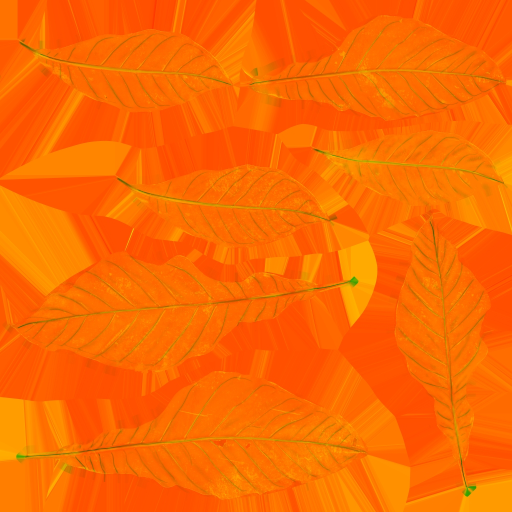
#> input picture assets/tex/anthurium_botany_01_arm_1k.jpg, 1024 x 1024 px (shown at 1/2 size); its folder holds only this picture in this run
$ python make_mobile.py
#> lines starting #> are read from the running program, lines starting #| are printed output that depends on the picture
"""Make the lighter image set for phones under web/assets/m."""
import glob, os
from PIL import Image
ROOT = os.path.abspath(os.path.join(os.path.dirname(__file__), '..')); A = f'{ROOT}/web/assets'
def fit(src, dst, lim, q=80):
#> called with lim = 512, q = 80
    os.makedirs(os.path.dirname(dst), exist_ok=True); im = Image.open(src).convert('RGB'); s = lim / max(im.size)
#> in fit, im is the input picture: PIL image 1024x1024 RGB; mean R, G, B 251.3, 105.6, 0.9
#> after `s = lim / max(im.size)`: s = 0.5
    if s < 1: im = im.resize((round(im.width * s), round(im.height * s)), Image.LANCZOS)
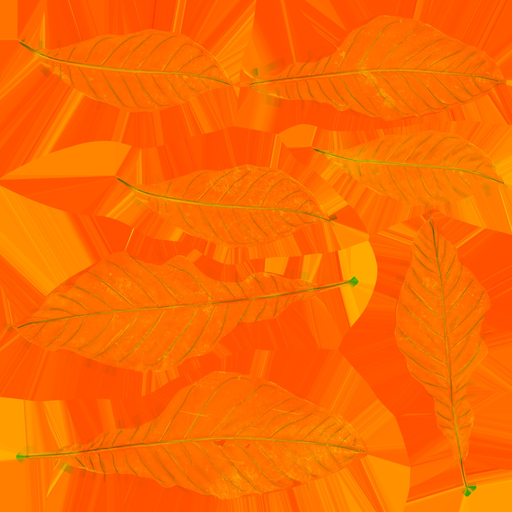
#> im: PIL image 512x512 RGB; mean R, G, B 251.3, 105.6, 0.9
    im.save(dst, quality=q)
for f in glob.glob(f'{A}/tex/*.jpg'):
    fit(f, f'{A}/m/tex/{os.path.basename(f)}', 1024 if any(k in f for k in ('old_wood_floor', 'wood_floor', 'tatami', 'gong_', 'bronze_bowl')) else 512)
for f in glob.glob(f'{A}/rooms/*/lm.jpg') + glob.glob(f'{A}/rooms/*/sky.jpg'):
    r = f.split('/')[-2]; fit(f, f'{A}/m/rooms/{r}/{os.path.basename(f)}', 1536 if f.endswith('lm.jpg') else 2048, 84)
#> call 2 of fit, with src = 'assets/rooms/cave/lm.jpg', dst = 'web/assets/m/rooms/cave/lm.jpg', lim = 1536, q = 84
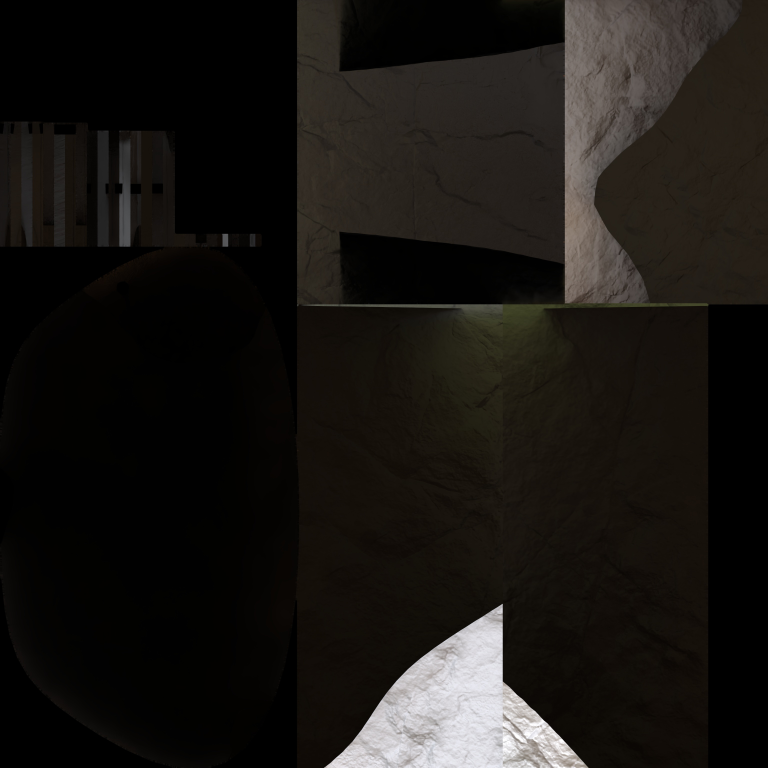
#> input picture assets/rooms/cave/lm.jpg, 3072 x 3072 px (shown at 1/4 size)
#> in fit, im is the input picture: PIL image 3072x3072 RGB; mean R, G, B 25.7, 22.9, 19.7
for f in glob.glob(f'{A}/teacher/*/*.jpg'):
    p = f.split('/'); fit(f, f'{A}/m/teacher/{p[-2]}/{p[-1]}', 1024 if 'head_c' in f else 512)
